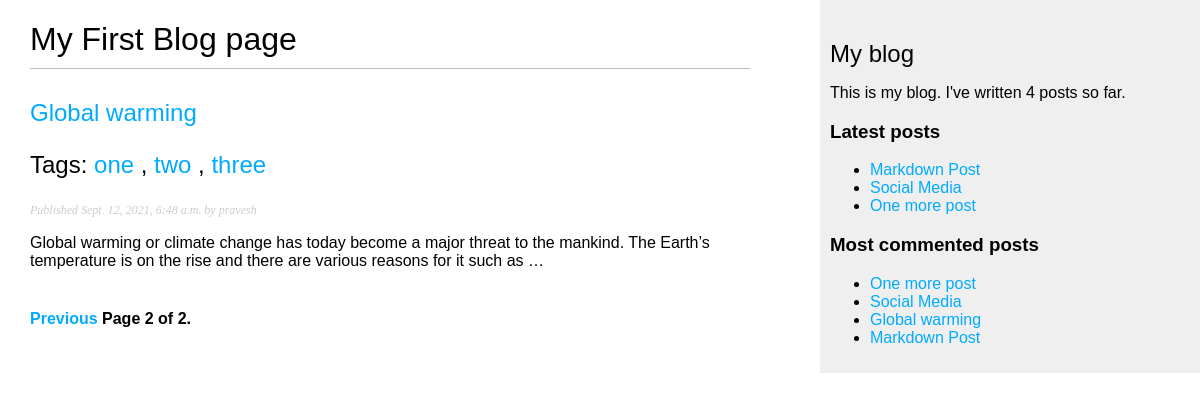
Screenshot of /blog/?page=2 with the database file from the repository.
### blog/models.py (models this page shows, shortened)
class Post(models.Model):
    objects = models.Manager()              #default manager
    published = PublishedManager()          #custom manager
    STATUS_CHOICES = (
        ('draft', 'Draft'),
        ('published', 'Published'),
        )
    title = models.CharField(max_length=250)
    slug = models.SlugField(
        max_length=250,
        unique_for_date='publish'
        )
    author = models.ForeignKey(
        User,
        on_delete=models.CASCADE,
        related_name='blog_posts'
        )
    body = models.TextField()
    publish = models.DateTimeField(default=timezone.now)
    created = models.DateTimeField(auto_now_add=True)
    updated = models.DateTimeField(auto_now=True)
    status = models.CharField(
        max_length=10,
        choices=STATUS_CHOICES,
        default='draft'
        )
    tags = TaggableManager()      #The tags manager allows to add, retrieve, and remove tags from Post
    def get_absolute_url(self):
        return reverse(
            'blog:post_detail',
            args=[self.publish.year,
                self.publish.month,
                self.publish.day,
                self.slug]
        )
    class Meta:
        ordering = ('-publish',)

### blog/views.py (the view)
def post_list(request, tag_slug=None):
    object_list = Post.published.all()
    tag = None
    if tag_slug:
        tag = get_object_or_404(Tag, slug = tag_slug)
        object_list = object_list.filter(tags__in=[tag])
    paginator = Paginator(object_list, per_page=3)      #3 posts in each page
    page = request.GET.get('page')
    try:
        posts = paginator.page(page)
    except PageNotAnInteger:
        posts = paginator.page(1)
    except EmptyPage:
        posts = paginator.page(paginator.num_pages)
    args = {
            'page': page,
            'posts': posts,
            'tag': tag
            }
    return render(
        request,
        'blog/post/list.html',
        args
        )

### blog/models.py (called while the page is built)
    def get_queryset(self):
        return super(PublishedManager, self).get_queryset().filter(status='published')

### blog/templatetags/blog_tags.py (called while the page is built)
@register.simple_tag
def total_posts():
    return Post.published.count()

@register.inclusion_tag('blog/post/latest_posts.html')
def show_latest_posts(count=5):
    latest_posts = Post.published.order_by('-publish')[:count]
    args = {'latest_posts': latest_posts}
    return args

@register.simple_tag
def get_most_commented_posts(count = 5):
    return Post.published.annotate(total_comments=Count('comments')).order_by('-total_comments')[:count]

@register.filter(name='markdown')
def markdown_format(text):
    return mark_safe(markdown.markdown(text))

### blog/templates/blog/post/list.html (shortened to what this page needs)
{% extends "blog/base.html" %}
{% load blog_tags %}
{% block content %}
    <h1>My First Blog page</h1>
    {% for post in posts %}
        <h2>
            <a href="{{ post.get_absolute_url }}">
                {{ post.title }}</a>
            <p class="tags">
                Tags:
                {% for tag in post.tags.all %}
                <a href="{% url "blog:post_list_by_tag" tag.slug %}">
                {{ tag.name }}
                </a>
                {% if not forloop.last %}, {% endif %}
                {% endfor %}
            </p>
        </h2>
        <p class="date">
            Published {{ post.publish }} by {{ post.author }}
        </p>
        {{ post.body|markdown|truncatewords_html:30 }}
    {% endfor %}
    {% include "pagination.html" with page=posts %}
{% endblock %}

### blog/templates/blog/base.html (shortened to what this page needs)
{% load blog_tags %}
{% load static %}
<!DOCTYPE html>
<html>
    <head>
        <link href="{% static "css/blog.css" %}" rel="stylesheet">
    </head>
    <body>
        <div id="content">
            {% block content %}
            {% endblock %}
        </div>
        <div id="sidebar">
            <h2>My blog</h2>
            <p>This is my blog. I've written {% total_posts %} posts so far.</p>
            <h3>Latest posts</h3>
            {% show_latest_posts 3 %}
            <h3>Most commented posts</h3>
            {% get_most_commented_posts as most_commented_posts %}
            <ul>
                {% for post in most_commented_posts %}
                <li>
                    <a href="{{ post.get_absolute_url }}">{{ post.title }}</a>
                </li>
                {% endfor %}
            </ul>
        </div>
    </body>
</html>

### blog/templates/blog/post/latest_posts.html
<ul>
    {% for post in latest_posts %}
    <li>
        <a href="{{ post.get_absolute_url }}">{{ post.title }}</a>
    </li>
    {% endfor %}
</ul>

### blog/static/css/blog.css (style rules this page uses)
body { margin:0; padding:0; font-family:helvetica, sans-serif; }
a { color:#00abff; text-decoration:none; }
h1 { font-weight:normal; border-bottom:1px solid #bbb; padding:0 0 10px 0; }
h2 { font-weight:normal; margin:30px 0 0; }
#content { float:left; width:60%; padding:0 0 0 30px; }
#sidebar { float:right; width:30%; padding:10px; background:#efefef; height:100%; }
p.date { color:#ccc; font-family: georgia, serif; font-size: 12px; font-style: italic; }

### rows the page displays
Post: title "Global warming", publish "Sept. 12, 2021, 6:48 a.m.", author "pravesh", body "Global warming or climate change has today become a major threat to the mankind. The Earth’s temperature is on the rise and there are various reasons for it such as …"
Tag: name "one"
Tag: name "two"
Tag: name "three"
Post: title "Markdown Post"
Post: title "Social Media"
Post: title "One more post"

### other values shown
{{ page.number }} "2"
{{ page.paginator.num_pages }} "2"
